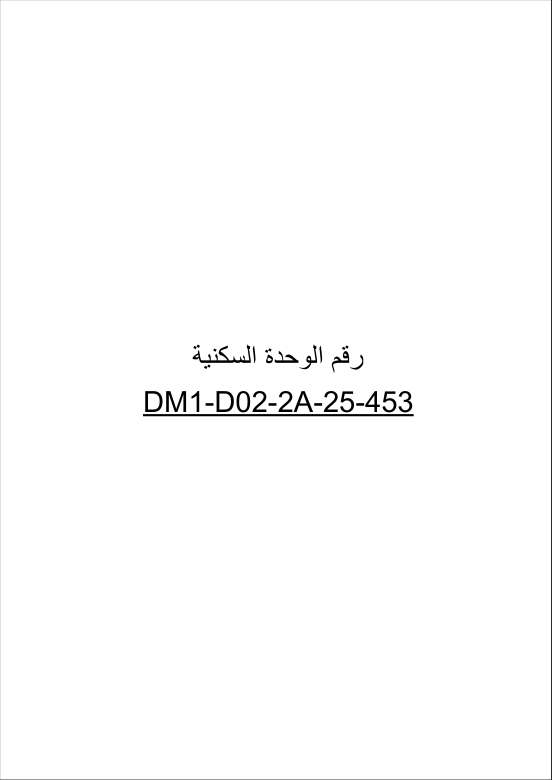
#> input picture version5/annotation_images/DM1-D02-2A-25-453-01_page1.png, 1654 x 2339 px (shown at 1/3 size)
$ python create_annotation_examples.py
#> lines starting #> are read from the running program, lines starting #| are printed output that depends on the picture; after the words box and inside, x2 and y2 are one past the last pixel; in counts of white or black regions, pixels touching at a corner belong together
"""
Annotation Example Visualizer
------------------------------
Shows sample annotations overlaid on images to guide annotation process.
"""

import cv2
import numpy as np
from pathlib import Path

# Annotation examples for reference
ANNOTATION_EXAMPLES = {
    "DM1-D02-2A-25-453-01_page1.png": {
        "plot": [(800, 900, 1200, 1300)],  # x1, y1, x2, y2 (approximate)
        "plot_number": [(950, 1050, 1050, 1150)],  # "453"
        "unit_type": [(950, 900, 1050, 1000)],  # Type label
        "adjacent_plot": [(600, 900, 800, 1300), (1200, 900, 1400, 1300)],  # N-1, N+1
        "street": [(700, 800, 1500, 850)],  # Top street
        "park": []  # No park adjacent
    },
    "DM1-D02-2A-26-476-01_page1.png": {
        "plot": [(800, 1000, 1200, 1400)],
        "plot_number": [(950, 1150, 1050, 1250)],
        "unit_type": [(950, 1000, 1050, 1100)],
        "adjacent_plot": [(600, 1000, 800, 1400)],  # Only left neighbor (villa)
        "street": [(700, 900, 1500, 950), (800, 1400, 1200, 1450)],
        "park": [(1200, 1000, 1600, 1400)]  # Right side is park (CORNER)
    }
}

# Colors for each class (BGR format for OpenCV)
COLORS = {
    "plot": (0, 0, 255),           # Red
    "plot_number": (0, 255, 0),    # Green
    "unit_type": (255, 0, 0),      # Blue
    "street": (0, 255, 255),       # Yellow
    "park": (255, 255, 0),         # Cyan
    "adjacent_plot": (255, 0, 255) # Magenta
}

def visualize_example(image_name):
    """Create example annotation visualization"""
#> called with image_name = 'DM1-D02-2A-25-453-01_page1.png'
    img_path = Path(__file__).parent / "annotation_images" / image_name

    if not img_path.exists():
        print(f"Image not found: {img_path}")
        return

    # Load image
    img = cv2.imread(str(img_path))
#> img is the input picture: shape (2339, 1654, 3); min 0, max 255, mean 252.9
    if img is None:
        print(f"Failed to load: {img_path}")
        return

    # Get example annotations
    annotations = ANNOTATION_EXAMPLES.get(image_name, {})

    # Draw bounding boxes
    for class_name, boxes in annotations.items():
        color = COLORS[class_name]
        for box in boxes:
            x1, y1, x2, y2 = box
            cv2.rectangle(img, (x1, y1), (x2, y2), color, 3)

            # Add label
            label = class_name.upper()
            cv2.putText(img, label, (x1, y1-10),
                       cv2.FONT_HERSHEY_SIMPLEX, 0.7, color, 2)
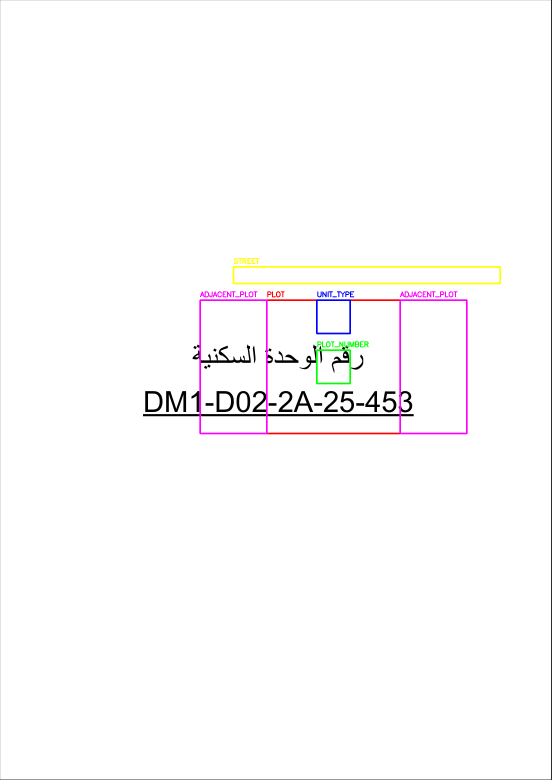
#> img: shape (2339, 1654, 3) (shown at 1/3 size); 0.87% of pixels changed, all inside (x1, y1, x2, y2) = (598, 774, 1503, 1303)

    # Add instructions
    cv2.putText(img, "EXAMPLE ANNOTATION GUIDE", (50, 50),
               cv2.FONT_HERSHEY_SIMPLEX, 1.5, (255, 255, 255), 3)

    # Save
    output_path = Path(__file__).parent / f"example_annotation_{image_name}"
    cv2.imwrite(str(output_path), img)
    print(f"✓ Created example: {output_path}")

    return img

def main():
    print("=" * 70)
    print("ANNOTATION EXAMPLE GENERATOR")
    print("=" * 70)
    print("\nThis creates visual examples showing how to annotate.")
    print("Use these as reference when annotating in Label Studio.\n")

    for img_name in ANNOTATION_EXAMPLES.keys():
        visualize_example(img_name)
#> pass 2 of the loop in main, `for img_name in ANNOTATION_EXAMPLES.keys():`:
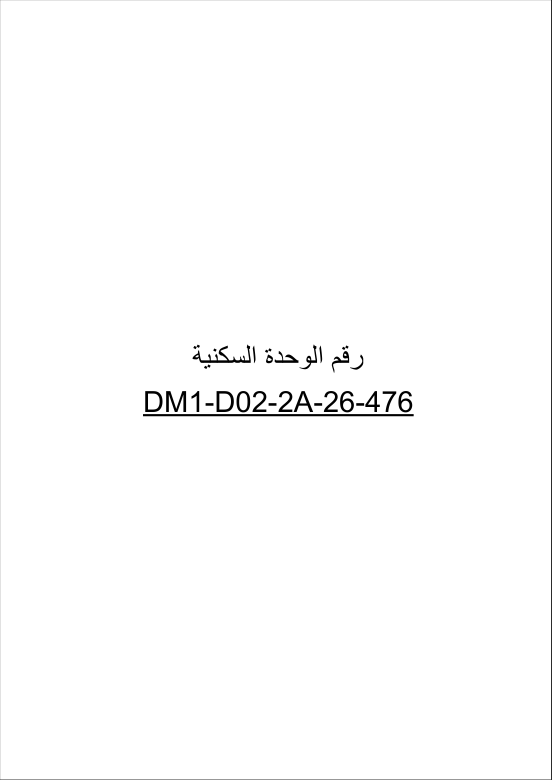
#> input picture version5/annotation_images/DM1-D02-2A-26-476-01_page1.png, 1654 x 2339 px (shown at 1/3 size)
#> in visualize_example, img is the input picture: shape (2339, 1654, 3); min 0, max 255, mean 252.9
#> after the loop in visualize_example (call 2), `for class_name, boxes in annotations.items():`:
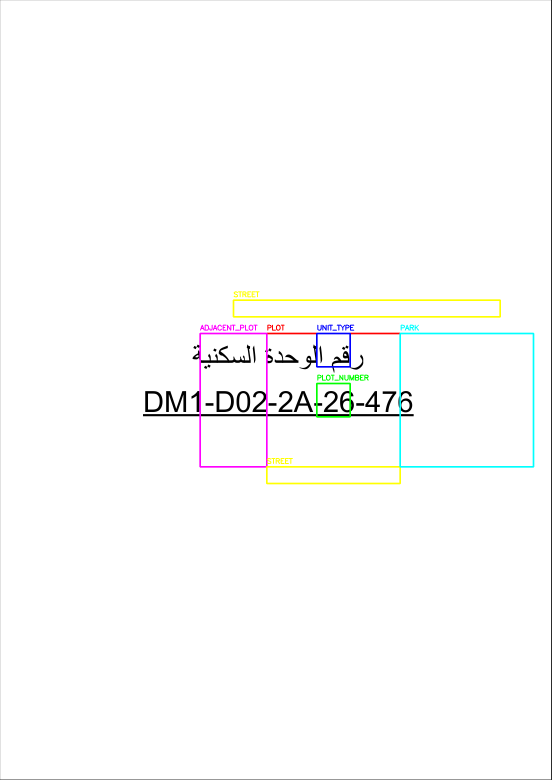
#> img: shape (2339, 1654, 3) (shown at 1/3 size); 0.98% of pixels changed, all inside (x1, y1, x2, y2) = (598, 874, 1603, 1453)

    print("\n" + "=" * 70)
    print("CLASS DESCRIPTIONS:")
    print("=" * 70)
    print("\n🔴 plot (Red):")
    print("   - The main highlighted villa plot (usually red border)")
    print("   - Draw tight box around entire plot boundary")

    print("\n🟢 plot_number (Green):")
    print("   - Numbers like 453, 476, 526")
    print("   - Include ALL visible plot numbers (target + neighbors)")

    print("\n🔵 unit_type (Blue):")
    print("   - Type labels: V2C, DA2, V3A, etc.")
    print("   - Usually inside plot or near boundary")

    print("\n🟡 street (Yellow):")
    print("   - Street grid lines and labels")
    print("   - Include width markers (6m, 8m, 10m)")
    print("   - Exclude corridors (ممر)")

    print("\n🔵 park (Cyan):")
    print("   - Parks and open spaces")
    print("   - Grid patterns WITHOUT plot numbers")

    print("\n🟣 adjacent_plot (Magenta):")
    print("   - Plots immediately next to red highlighted plot")
    print("   - Left (N-1) and right (N+1) neighbors")
    print("   - Helps determine corner status")

    print("\n" + "=" * 70)
    print("\nNOTE: These examples show APPROXIMATE bounding boxes.")
    print("In Label Studio, draw precise boxes around actual elements.")
    print("\n" + "=" * 70)

if __name__ == "__main__":
    main()
